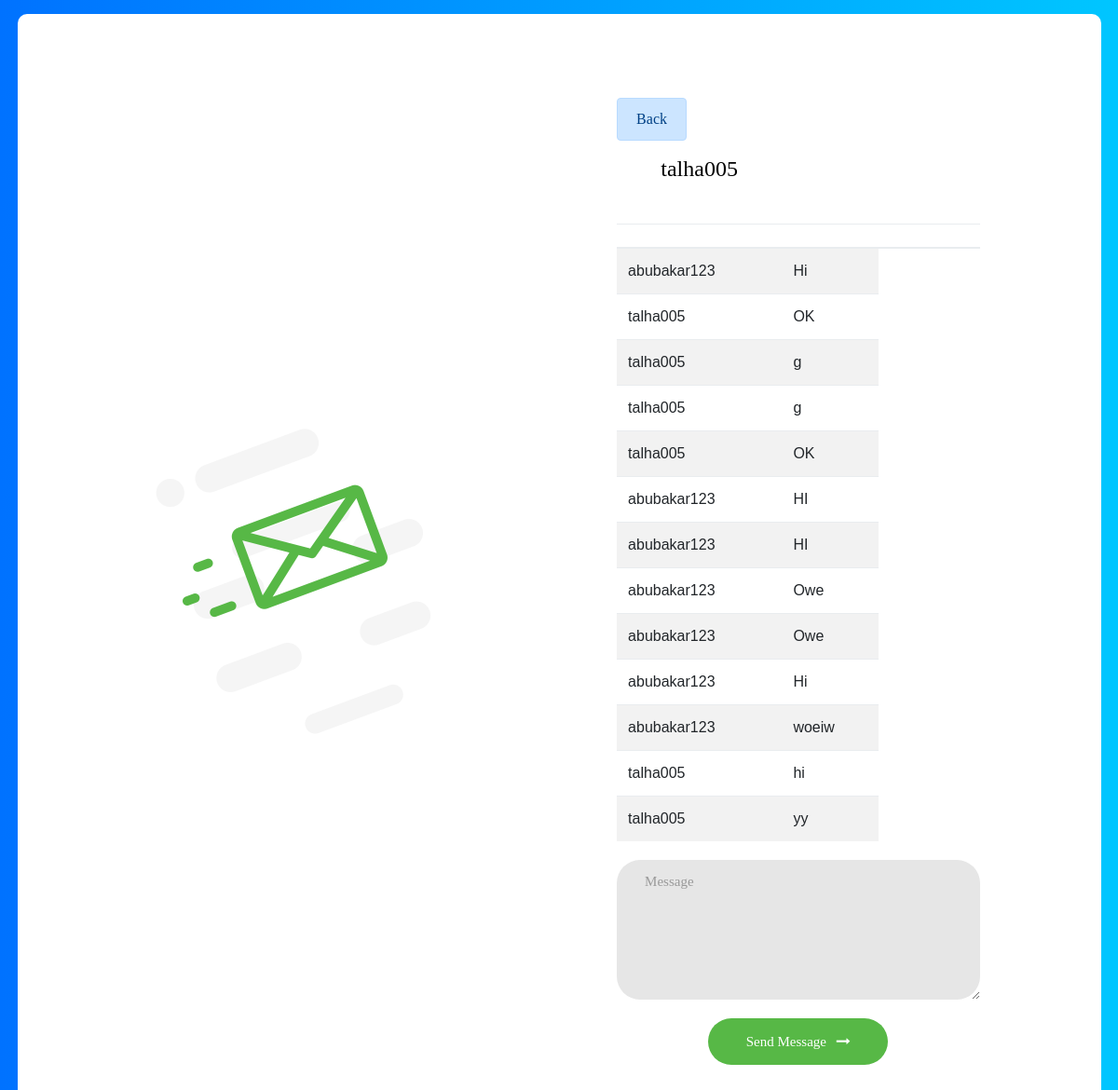
The app's page /GoToSendMsg/talha005 (signed in) with its own data.
### chats/models.py (models this page shows, shortened)
class Messages(models.Model):
    messageSender = models.ForeignKey(Profile, on_delete=models.CASCADE, related_name="messageSender")
    messageReceiver = models.ForeignKey(Profile, on_delete=models.CASCADE, related_name="messageReceiver")
    messageValue = models.CharField(max_length=1000, null=False)
    msgStatus = models.CharField(max_length=10, default="unread")
    created = models.DateTimeField(auto_now_add=True)

class Profile(models.Model):
    user = models.OneToOneField(User, related_name="Profile", on_delete=models.CASCADE)
    myFriends = models.ManyToManyField(User, related_name="myFriends", blank=True)
    updated = models.DateTimeField(auto_now=True)
    created = models.DateTimeField(auto_now_add=True)
    def __str__(self):
        return str(self.user)

### chats/views.py (the view)
# urls.py: path('GoToSendMsg/<receiver>',views.GoToSendMessage, name="GoToSendMsg"),
def GoToSendMessage(request, receiver):
    r = User.objects.get(username=receiver)
    re=str(request.user)
    sender = Profile.objects.get(user=request.user)
    receiver_ = Profile.objects.get(user=r)
    messageObjects1 = Messages.objects.filter(messageSender=sender, messageReceiver=receiver_)
    messageObjects2 = Messages.objects.filter(messageSender=receiver_, messageReceiver=sender)
    for msg in messageObjects2:
        msg.msgStatus="read"
        msg.save()
    messageObjects = messageObjects2.union(messageObjects1)
    return render(request, "chats/Communication.html", {"msgs": messageObjects, "receiver": receiver,"sender":sender,"re":re})

### chats/templates/chats/Communication.html (shortened to what this page needs)
<!DOCTYPE html>
<html lang="en">
<head>
	{% load static %}
	<link rel="stylesheet" type="text/css" href="{% static "mystatic/vendor/bootstrap/css/bootstrap.min.css" %}">
	<link rel="stylesheet" type="text/css" href="{% static "mystatic/fonts/font-awesome-4.7.0/css/font-awesome.min.css" %}">
	<link rel="stylesheet" type="text/css" href="{% static "mystatic/vendor/animate/animate.css" %}">
	<link rel="stylesheet" type="text/css" href="{% static "mystatic/vendor/css-hamburgers/hamburgers.min.css" %}">
	<link rel="stylesheet" type="text/css" href="{% static "mystatic/vendor/select2/select2.min.css" %}">
	<link rel="stylesheet" type="text/css" href="{% static "mystatic/css/util.css" %}">
	<link rel="stylesheet" type="text/css" href="{% static "mystatic/css/main.css" %}">
</head>
<body>
	<div class="contact1">
		<div class="container-contact1">
			<div class="contact1-pic js-tilt" data-tilt>
				<img src="{% static "mystatic/images/img-01.png" %}" alt="IMG">
			</div>
			<form class="contact1-form validate-form" method="post" action="{% url 'sendMessage' %}">
				<a class="btn alert-primary alert" href="{% url 'frnds' %}">Back</a>
				<span class="contact1-form-title">
				<input type="text" name="receiver" readonly value="{{receiver}}"/>
			</span>
			<div class="wrap-input1 validate-input">
					<table class="table table-striped">
                <thead>
                    <tr>
                        <th scope="col"></th>
                        <th scope="col"></th>
                        <th scope="col"></th>
                        <th scope="col"></th>
                        <th scope="col"></th>
                    </tr>
                </thead>
                <tbody>
                    {% for msg in msgs %}
                   {% if msg.messageSender == re %}
                    <td>{{re}}</td>
                        <td>{{ msg.messageValue }}</td>
                    </tr>
                  {% else %}
                   <td>{{msg.messageSender}}</td>
                        <td>{{ msg.messageValue }}</td>
                    {% endif %}
                    {% endfor %}
                </tbody>
            </table>
					<span class="shadow-input1"></span>
				</div>
				<div class="wrap-input1 validate-input" data-validate = "Message is required">
					<textarea class="input1" name="message" placeholder="Message"></textarea>
					<span class="shadow-input1"></span>
				</div>
				<div class="container-contact1-form-btn">
					<button class="contact1-form-btn">
						<span>
							Send Message
							<i class="fa fa-long-arrow-right" aria-hidden="true"></i>
						</span>
					</button>
				</div>
			</form>
		</div>
	</div>
</body>
</html>

### chats/static/mystatic/css/main.css (style rules this page uses)
* { margin: 0px; padding: 0px; box-sizing: border-box; }
body, html { height: 100%; font-family: Montserrat-Regular, sans-serif; }
a { font-family: Montserrat-Regular; font-size: 14px; line-height: 1.7; color: #666666; margin: 0px; transition: all 0.4s; -webkit-transition: all 0.4s; -o-transition: all 0.4s; -moz-transition: all 0.4s; }
input { outline: none; border: none; }
textarea { outline: none; border: none; }
button { outline: none !important; border: none; background: transparent; }
.contact1 { width: 100%; min-height: 100%; padding: 15px; background: #009bff; background: -webkit-linear-gradient(left, #0072ff, #00c6ff); background: -o-linear-gradient(left, #0072ff, #00c6ff); background: -moz-linear-gradient(left, #0072ff, #00c6ff); background: linear-gradient(left, #0072ff, #00c6ff); display: -webkit-box; display: -webkit-flex; display: -moz-box; display: -ms-flexbox; display: flex; flex-wrap: wrap; justify-content: center; align-items: center; }
.container-contact1 { width: 1163px; background: #fff; border-radius: 10px; overflow: hidden; display: -webkit-box; display: -webkit-flex; display: -moz-box; display: -ms-flexbox; display: flex; flex-wrap: wrap; justify-content: space-between; align-items: center; padding: 90px 130px 88px 148px; }
.contact1-pic { width: 296px; }
.contact1-pic img { max-width: 100%; }
.contact1-form { width: 390px; }
.contact1-form-title { display: block; font-family: Montserrat-ExtraBold; font-size: 24px; color: #333333; line-height: 1.2; text-align: center; padding-bottom: 44px; }
textarea.input1 { min-height: 150px; border-radius: 25px; padding: 12px 30px; }
textarea.input1 + .shadow-input1 { border-radius: 25px; }
.wrap-input1 { position: relative; width: 100%; z-index: 1; margin-bottom: 20px; }
.input1 { display: block; width: 100%; background: #e6e6e6; font-family: Montserrat-Bold; font-size: 15px; line-height: 1.5; color: #666666; }
.shadow-input1 { content: ''; display: block; position: absolute; bottom: 0; left: 0; z-index: -1; width: 100%; height: 100%; box-shadow: 0px 0px 0px 0px; color: rgba(87,184,70, 0.5); }
.container-contact1-form-btn { display: -webkit-box; display: -webkit-flex; display: -moz-box; display: -ms-flexbox; display: flex; flex-wrap: wrap; justify-content: center; }
.contact1-form-btn { min-width: 193px; height: 50px; border-radius: 25px; background: #57b846; font-family: Montserrat-Bold; font-size: 15px; line-height: 1.5; color: #fff; display: -webkit-box; display: -webkit-flex; display: -moz-box; display: -ms-flexbox; display: flex; justify-content: center; align-items: center; padding: 0 25px; -webkit-transition: all 0.4s; -o-transition: all 0.4s; -moz-transition: all 0.4s; transition: all 0.4s; }
.contact1-form-btn i { margin-left: 7px; -webkit-transition: all 0.4s; -o-transition: all 0.4s; -moz-transition: all 0.4s; transition: all 0.4s; }
@media (max-width: 1200px) { .contact1-pic { width: 33.5%; } }
@media (max-width: 1200px) { .contact1-form { width: 44%; } }
.validate-input { position: relative; }

### records on screen
Messages: messageSender "abubakar123", messageValue "Hi"
Messages: messageSender "talha005", messageValue "OK"
Messages: messageSender "talha005", messageValue "g"
Messages: messageSender "talha005", messageValue "g"
Messages: messageSender "talha005", messageValue "OK"
Messages: messageSender "abubakar123", messageValue "HI"
Messages: messageSender "abubakar123", messageValue "HI"
Messages: messageSender "abubakar123", messageValue "Owe"
Messages: messageSender "abubakar123", messageValue "Owe"
Messages: messageSender "abubakar123", messageValue "Hi"
Messages: messageSender "abubakar123", messageValue "woeiw"
Messages: messageSender "talha005", messageValue "hi"
Messages: messageSender "talha005", messageValue "yy"
